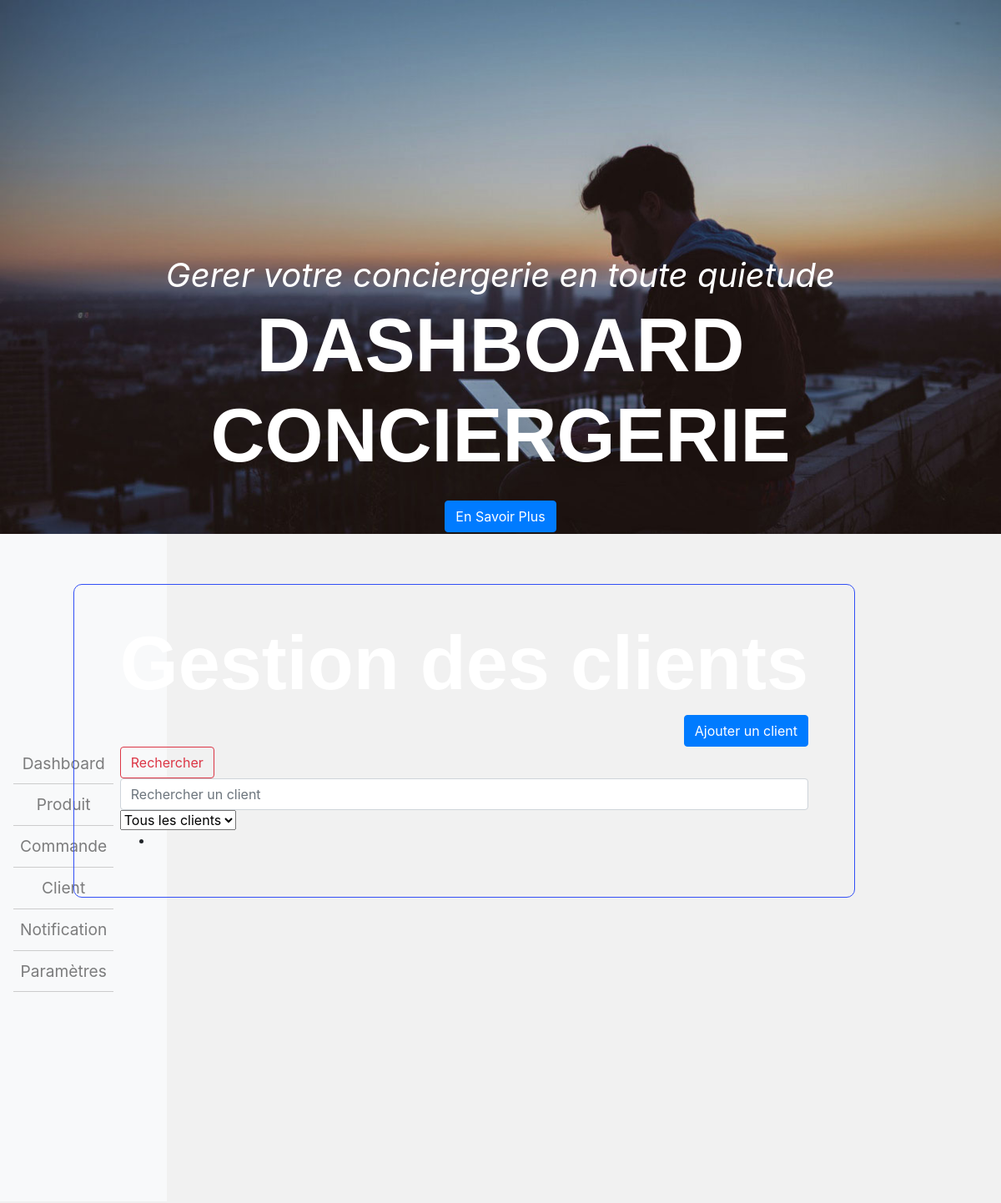
Before: /gestionClient.php (upper part) with the older database file.
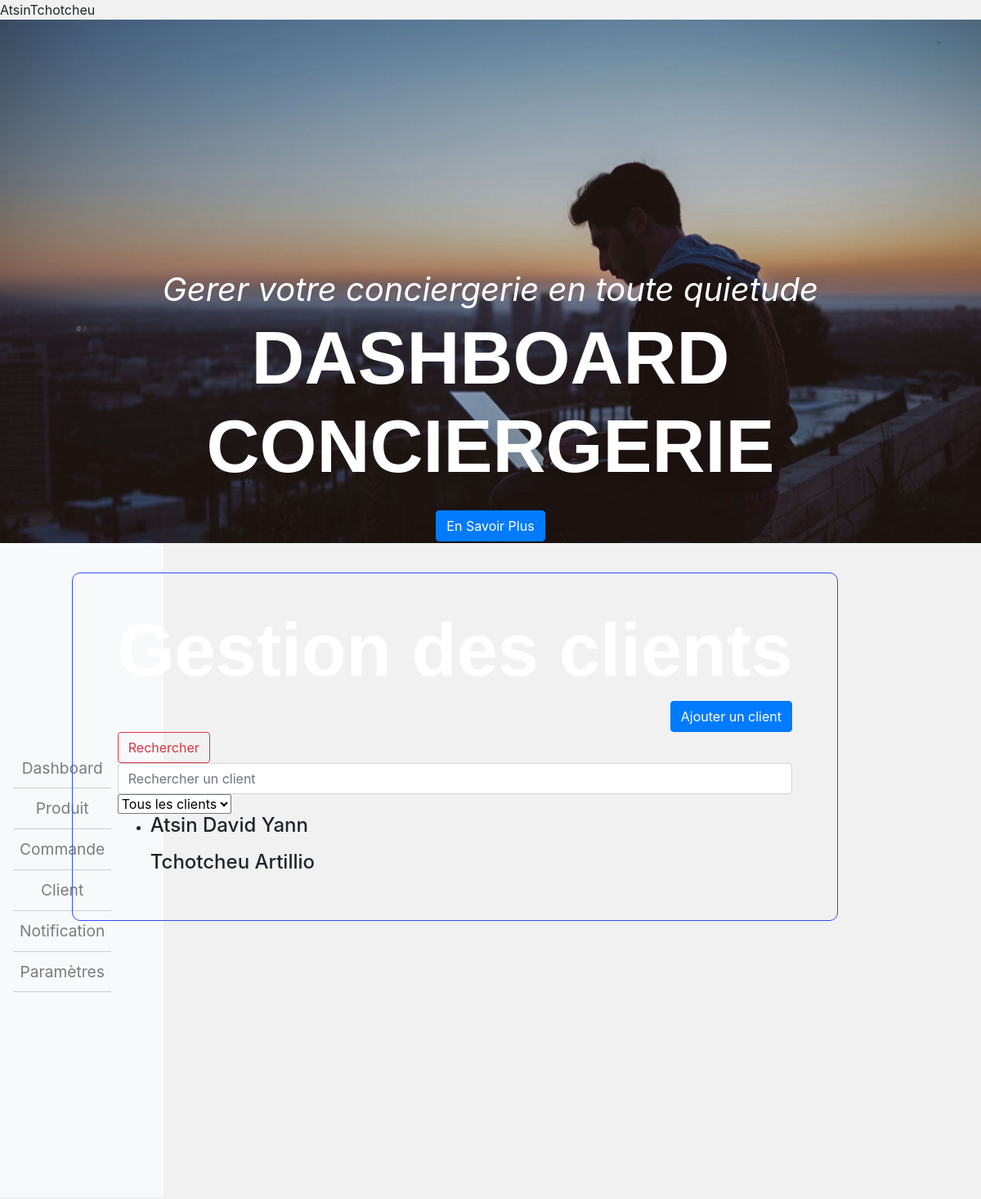
After: the same page with the newer database file.
### tables this page shows
CREATE TABLE `client` (
  `id_client` int(11) NOT NULL,
  `nom` varchar(20) NOT NULL,
  `prenom` varchar(20) NOT NULL,
  `addresse` varchar(50) NOT NULL,
  `mail` varchar(30) NOT NULL,
  `telephone` int(10) NOT NULL,
  `password` varchar(15) NOT NULL
);

### gestionClient.php (the view, shortened to what this page needs)
<!DOCTYPE html>
<html lang="en">
<head>
    <link rel="stylesheet" href="https://stackpath.bootstrapcdn.com/bootstrap/4.3.1/css/bootstrap.min.css"
>
    <link rel="stylesheet" href="https://use.fontawesome.com/releases/v5.7.2/css/all.css"
>
    <link rel="stylesheet" href="style.css">
</head>
<body>
<?php
    $host = "127.0.0.1";
    $username = "root";
    $password = "";
    $dbname = "conciergerie";
    $conn = mysqli_connect($host, $username, $password, $dbname);
    $sql = "SELECT * FROM client";
    $result = mysqli_query($conn, $sql);
    $data = mysqli_fetch_all($result,MYSQLI_ASSOC);
    $query = $_GET['query'];
    $sql2 = "SELECT * FROM client WHERE nom LIKE '%$query%'";
    $result = mysqli_query($conn, $sql2);
    while($row = mysqli_fetch_assoc($result)){
        echo $row['nom'];
    }
?>
    <header class="text-center" id="top">
        <div class="text-intro">
            <div class="preTxt text-white font-italic">Gerer votre conciergerie en toute quietude</div>
            <h1>
                DASHBOARD CONCIERGERIE
            </h1>
            <a href="#" class="btn btn-primary mt-3">En Savoir Plus</a>
        </div>
    </header>
    <nav class="navbar navbar-expand-lg navbar-light bg-light">
        <div class="collapse navbar-collapse" id="navbarNav">
          <ul class="navbar-nav">
            <li class="nav-item">
                <a class="nav-link" href="index.php">Dashboard</a>
            </li>
            <li class="nav-item">
              <a class="nav-link" href="gestionProduit.php">Produit</a>
            </li>
            <li class="nav-item">
              <a class="nav-link" href="Commande.php">Commande</a>
            </li>
            <li class="nav-item">
                <a class="nav-link" href="gestionClient.php">Client</a>
              </li>
            <li class="nav-item">
                <a class="nav-link" href="notification.php">Notification</a>
            </li>
            <li class="nav-item">
              <a class="nav-link" href="parametres.php">Paramètres</a>
          </li>
          </ul>
        </div>
      </nav>
  <div class="formAP">
<div class="container-fluid">
    <h1 class="text-center">Gestion des clients</h1>
    <div class="row">
      <div class="col-md-12">
        <button class="btn btn-primary float-right" data-toggle="modal" data-target="#addClientModal">Ajouter un client</button>
      </div>
    </div>
    <a href="#" class="btn btn-outline-danger">Rechercher</a>
    <div class="row">
      <div class="col-md-12">
        <input type="text" name="query" class="form-control" id="searchBar" placeholder="Rechercher un client">
      </div>
    </div>
    <div class="row">
      <div class="col-md-12">
        <select  id="filter">
          <option>Tous les clients</option>
        </select>
      </div>
    </div>
    <div class="row">
      <div class="col-md-12">
        <ul class="timeline">
          <li>
            <?php  foreach ($data as $row):?>
            <div class="timeline-panel">
              <div class="timeline-heading">
                <h4 class="timeline-title"><?php echo $row['nom']?>  <?php echo $row['prenom']?></h4>
              </div>
            </div>
            <?php endforeach; ?>
          </li>
        </ul>
      </div>
    </div>
        </div>
      </div>
</body>
</html>
</body>
</html>

Changed rows visible on the page:
added client: nom "Atsin", prenom "David Yann"
added client: nom "Tchotcheu", prenom "Artillio"
